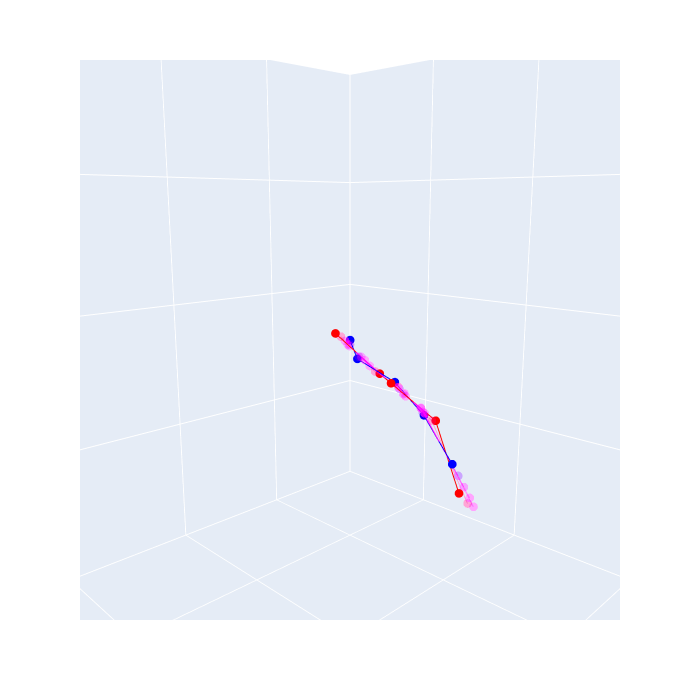
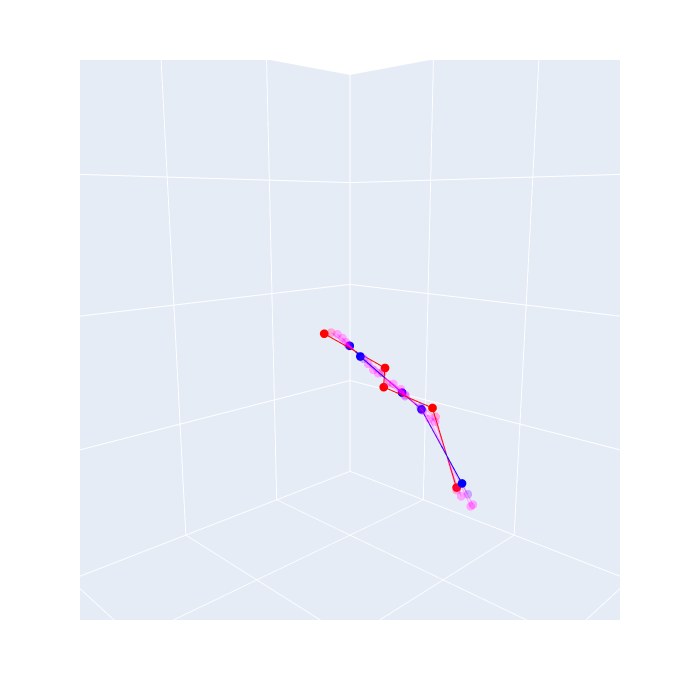
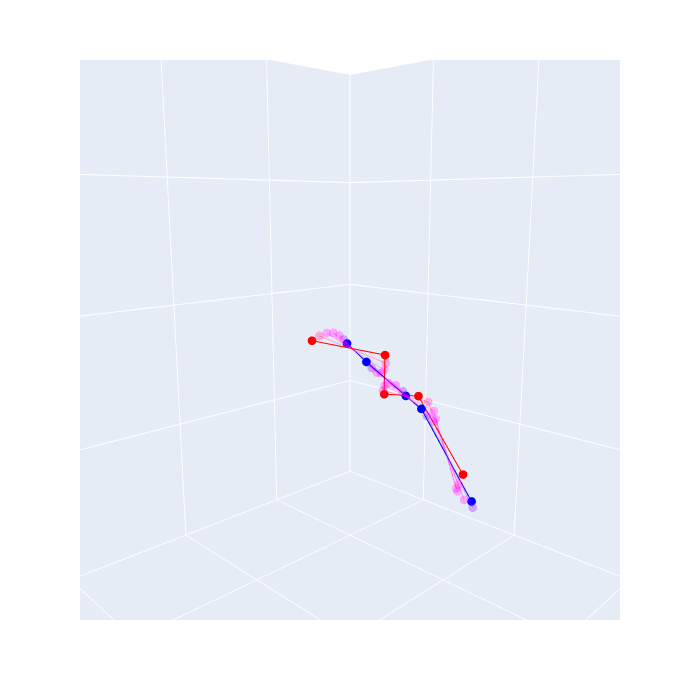
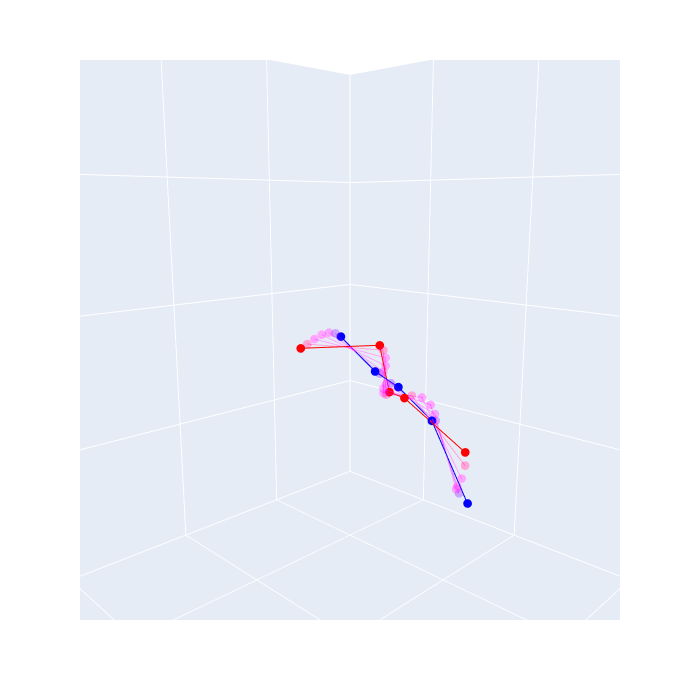

Notebook code cell kept with these figures, in order:
### Code cell
# # visualisation of multiple ranges from iterations

# for i in range(10):
#     # i=7
#     print(i)
#     indeces = list(range(5 * i, 5 * (i + 4), 3))
#     print(f"indeces: {indeces}, time interval {5*i*dt, indeces[-1]*dt}")
#     visualise_simulation_evolution(
#         configurations[5 * i : 5 * (i + 4) : 3],
#         count,
#         range_x=(-0.2, 2),
#         range_y=(-0.2, 2),
#         range_z=(-0.2, 0.2),
#         # color_disc_map=lambda val: f"rgba({255*val}, 0, {255*(1.-val)}, {(np.sin(np.abs(val*np.pi - np.pi/2))**3 + 0.3)/1.5 })", #val*0.7+0.3
#         color_disc_map=lambda val: f"rgba({255*val}, 0, {255*(1.-val)}, {np.piecewise(val, [val == 0. or val == 1., val != 0 and val != 1], [1, 0.3])})",
#         show_legend=False,
#     ).update_layout(
#         scene=dict(
#             xaxis=dict(range=[-2, 2], dtick=1),
#             yaxis=dict(range=[-2, 2], dtick=1),
#             zaxis=dict(range=[-2, 2], dtick=1),
#             aspectmode="manual",
#             aspectratio=dict(x=1, y=1, z=1),
#         ),
#         scene_camera=dict(eye=dict(x=0.7, y=0.7, z=0.2))).show()

### Figure 1 — Plotly figure (JSON) as saved in the notebook; plotly's stock layout.template omitted (floating-point values rounded to 4 significant figures)
{"data": [{"hovertemplate": "color=0.0<br>X=%{x}<br>Y=%{y}<br>Z=%{z}<extra></extra>", "legendgroup": "0.0", "line": {"color": "rgba(0.0, 0, 255.0, 1.0)", "dash": "solid"}, "marker": {"size": 3, "symbol": "circle"}, "mode": "lines+markers", "name": "0.0", "scene": "scene", "showlegend": true, "type": "scatter3d", "x": [0.0, 0.3254, 0.5417, 0.8339, 1.162], "y": [0.0, 0.3796, 0.8304, 1.236, 1.614], "z": [0.0, 0.0, 0.0, 0.0, 0.0]}, {"hovertemplate": "color=0.16666666666666666<br>X=%{x}<br>Y=%{y}<br>Z=%{z}<extra></extra>", "legendgroup": "0.16666666666666666", "line": {"color": "rgba(42.5, 0, 212.5, 0.3)", "dash": "solid"}, "marker": {"size": 3, "symbol": "circle"}, "mode": "lines+markers", "name": "0.16666666666666666", "scene": "scene", "showlegend": true, "type": "scatter3d", "x": [0.03, 0.3482, 0.5518, 0.8651, 1.173], "y": [0.029, 0.4128, 0.8675, 1.254, 1.645], "z": [-0.01785, 0.02014, -0.02238, 0.02437, -0.0262]}, {"hovertemplate": "color=0.3333333333333333<br>X=%{x}<br>Y=%{y}<br>Z=%{z}<extra></extra>", "legendgroup": "0.3333333333333333", "line": {"color": "rgba(85.0, 0, 170.00000000000003, 0.3)", "dash": "solid"}, "marker": {"size": 3, "symbol": "circle"}, "mode": "lines+markers", "name": "0.3333333333333333", "scene": "scene", "showlegend": true, "type": "scatter3d", "x": [0.06, 0.3657, 0.5639, 0.8923, 1.173], "y": [0.05364, 0.4464, 0.9007, 1.268, 1.668], "z": [-0.01924, 0.02811, -0.03807, 0.0476, -0.05578]}, {"hovertemplate": "color=0.5<br>X=%{x}<br>Y=%{y}<br>Z=%{z}<extra></extra>", "legendgroup": "0.5", "line": {"color": "rgba(127.5, 0, 127.5, 0.3)", "dash": "solid"}, "marker": {"size": 3, "symbol": "circle"}, "mode": "lines+markers", "name": "0.5", "scene": "scene", "showlegend": true, "type": "scatter3d", "x": [0.09, 0.3748, 0.5839, 0.92, 1.176], "y": [0.07076, 0.4811, 0.9319, 1.289, 1.694], "z": [-0.003702, 0.018, -0.0375, 0.06038, -0.08227]}, {"hovertemplate": "color=0.6666666666666666<br>X=%{x}<br>Y=%{y}<br>Z=%{z}<extra></extra>", "legendgroup": "0.6666666666666666", "line": {"color": "rgba(170.0, 0, 85.00000000000001, 0.3)", "dash": "solid"}, "marker": {"size": 3, "symbol": "circle"}, "mode": "lines+markers", "name": "0.6666666666666666", "scene": "scene", "showlegend": true, "type": "scatter3d", "x": [0.12, 0.3691, 0.6115, 0.9373, 1.198], "y": [0.07817, 0.5105, 0.9478, 1.321, 1.723], "z": [0.02335, -0.008379, -0.01559, 0.05076, -0.09495]}, {"hovertemplate": "color=0.8333333333333333<br>X=%{x}<br>Y=%{y}<br>Z=%{z}<extra></extra>", "legendgroup": "0.8333333333333333", "line": {"color": "rgba(212.49999999999997, 0, 42.50000000000002, 0.3)", "dash": "solid"}, "marker": {"size": 3, "symbol": "circle"}, "mode": "lines+markers", "name": "0.8333333333333333", "scene": "scene", "showlegend": true, "type": "scatter3d", "x": [0.15, 0.3458, 0.6336, 0.9193, 1.229], "y": [0.07492, 0.5259, 0.9313, 1.342, 1.722], "z": [0.05246, -0.03865, 0.0141, 0.02233, -0.07384]}, {"hovertemplate": "color=1.0<br>X=%{x}<br>Y=%{y}<br>Z=%{z}<extra></extra>", "legendgroup": "1.0", "line": {"color": "rgba(255.0, 0, 0.0, 1.0)", "dash": "solid"}, "marker": {"size": 3, "symbol": "circle"}, "mode": "lines+markers", "name": "1.0", "scene": "scene", "showlegend": true, "type": "scatter3d", "x": [0.18, 0.311, 0.6396, 0.8826, 1.226], "y": [0.06142, 0.5261, 0.894, 1.331, 1.688], "z": [0.07347, -0.05642, 0.02547, 0.0115, -0.05344]}], "layout": {"height": 700, "legend": {"title": {"text": "color"}, "tracegroupgap": 0}, "margin": {"t": 60}, "scene": {"aspectmode": "manual", "aspectratio": {"x": 1, "y": 1, "z": 1}, "camera": {"eye": {"x": 0.7, "y": 0.7, "z": 0.2}}, "domain": {"x": [0, 1], "y": [0, 1]}, "xaxis": {"dtick": 1, "range": [-2, 2], "showgrid": true, "title": {"text": "X"}, "zeroline": true}, "yaxis": {"dtick": 1, "range": [-2, 2], "showgrid": true, "title": {"text": "Y"}, "zeroline": true}, "zaxis": {"dtick": 1, "range": [-2, 2], "showgrid": true, "title": {"text": "Z"}, "zeroline": true}}, "showlegend": false, "width": 700}}

### Figure 2 — Plotly figure (JSON) as saved in the notebook; plotly's stock layout.template omitted (floating-point values rounded to 4 significant figures)
{"data": [{"hovertemplate": "color=0.0<br>X=%{x}<br>Y=%{y}<br>Z=%{z}<extra></extra>", "legendgroup": "0.0", "line": {"color": "rgba(0.0, 0, 255.0, 1.0)", "dash": "solid"}, "marker": {"size": 3, "symbol": "circle"}, "mode": "lines+markers", "name": "0.0", "scene": "scene", "showlegend": true, "type": "scatter3d", "x": [0.05, 0.3606, 0.5592, 0.8832, 1.173], "y": [0.04612, 0.435, 0.8897, 1.263, 1.661], "z": [-0.02077, 0.02729, -0.03422, 0.04059, -0.04611]}, {"hovertemplate": "color=0.16666666666666666<br>X=%{x}<br>Y=%{y}<br>Z=%{z}<extra></extra>", "legendgroup": "0.16666666666666666", "line": {"color": "rgba(42.5, 0, 212.5, 0.3)", "dash": "solid"}, "marker": {"size": 3, "symbol": "circle"}, "mode": "lines+markers", "name": "0.16666666666666666", "scene": "scene", "showlegend": true, "type": "scatter3d", "x": [0.08, 0.3731, 0.5762, 0.9109, 1.174], "y": [0.06605, 0.4697, 0.9222, 1.28, 1.685], "z": [-0.01054, 0.02348, -0.04001, 0.05793, -0.07406]}, {"hovertemplate": "color=0.3333333333333333<br>X=%{x}<br>Y=%{y}<br>Z=%{z}<extra></extra>", "legendgroup": "0.3333333333333333", "line": {"color": "rgba(85.0, 0, 170.00000000000003, 0.3)", "dash": "solid"}, "marker": {"size": 3, "symbol": "circle"}, "mode": "lines+markers", "name": "0.3333333333333333", "scene": "scene", "showlegend": true, "type": "scatter3d", "x": [0.11, 0.373, 0.602, 0.9345, 1.188], "y": [0.07687, 0.5019, 0.9456, 1.31, 1.714], "z": [0.01359, 0.001662, -0.02498, 0.05711, -0.09381]}, {"hovertemplate": "color=0.5<br>X=%{x}<br>Y=%{y}<br>Z=%{z}<extra></extra>", "legendgroup": "0.5", "line": {"color": "rgba(127.5, 0, 127.5, 0.3)", "dash": "solid"}, "marker": {"size": 3, "symbol": "circle"}, "mode": "lines+markers", "name": "0.5", "scene": "scene", "showlegend": true, "type": "scatter3d", "x": [0.14, 0.3554, 0.6279, 0.9294, 1.22], "y": [0.07719, 0.5226, 0.9404, 1.338, 1.728], "z": [0.04318, -0.02921, 0.005137, 0.03168, -0.08393]}, {"hovertemplate": "color=0.6666666666666666<br>X=%{x}<br>Y=%{y}<br>Z=%{z}<extra></extra>", "legendgroup": "0.6666666666666666", "line": {"color": "rgba(170.0, 0, 85.00000000000001, 0.3)", "dash": "solid"}, "marker": {"size": 3, "symbol": "circle"}, "mode": "lines+markers", "name": "0.6666666666666666", "scene": "scene", "showlegend": true, "type": "scatter3d", "x": [0.17, 0.3233, 0.6393, 0.8944, 1.231], "y": [0.06698, 0.5274, 0.9071, 1.337, 1.7], "z": [0.06791, -0.05265, 0.02461, 0.01179, -0.05714]}, {"hovertemplate": "color=0.8333333333333333<br>X=%{x}<br>Y=%{y}<br>Z=%{z}<extra></extra>", "legendgroup": "0.8333333333333333", "line": {"color": "rgba(212.49999999999997, 0, 42.50000000000002, 0.3)", "dash": "solid"}, "marker": {"size": 3, "symbol": "circle"}, "mode": "lines+markers", "name": "0.8333333333333333", "scene": "scene", "showlegend": true, "type": "scatter3d", "x": [0.2, 0.2862, 0.6368, 0.8634, 1.21], "y": [0.04753, 0.521, 0.8693, 1.315, 1.668], "z": [0.07913, -0.05668, 0.01899, 0.01906, -0.05428]}, {"hovertemplate": "color=1.0<br>X=%{x}<br>Y=%{y}<br>Z=%{z}<extra></extra>", "legendgroup": "1.0", "line": {"color": "rgba(255.0, 0, 0.0, 1.0)", "dash": "solid"}, "marker": {"size": 3, "symbol": "circle"}, "mode": "lines+markers", "name": "1.0", "scene": "scene", "showlegend": true, "type": "scatter3d", "x": [0.23, 0.251, 0.6253, 0.8443, 1.176], "y": [0.02136, 0.508, 0.8379, 1.285, 1.643], "z": [0.07293, -0.0398, -0.006196, 0.04223, -0.06447]}], "layout": {"height": 700, "legend": {"title": {"text": "color"}, "tracegroupgap": 0}, "margin": {"t": 60}, "scene": {"aspectmode": "manual", "aspectratio": {"x": 1, "y": 1, "z": 1}, "camera": {"eye": {"x": 0.7, "y": 0.7, "z": 0.2}}, "domain": {"x": [0, 1], "y": [0, 1]}, "xaxis": {"dtick": 1, "range": [-2, 2], "showgrid": true, "title": {"text": "X"}, "zeroline": true}, "yaxis": {"dtick": 1, "range": [-2, 2], "showgrid": true, "title": {"text": "Y"}, "zeroline": true}, "zaxis": {"dtick": 1, "range": [-2, 2], "showgrid": true, "title": {"text": "Z"}, "zeroline": true}}, "showlegend": false, "width": 700}}

### Figure 3 — Plotly figure (JSON) as saved in the notebook; plotly's stock layout.template omitted (floating-point values rounded to 4 significant figures)
{"data": [{"hovertemplate": "color=0.0<br>X=%{x}<br>Y=%{y}<br>Z=%{z}<extra></extra>", "legendgroup": "0.0", "line": {"color": "rgba(0.0, 0, 255.0, 1.0)", "dash": "solid"}, "marker": {"size": 3, "symbol": "circle"}, "mode": "lines+markers", "name": "0.0", "scene": "scene", "showlegend": true, "type": "scatter3d", "x": [0.1, 0.3749, 0.5927, 0.9283, 1.181], "y": [0.07439, 0.492, 0.94, 1.299, 1.704], "z": [0.004449, 0.01062, -0.03245, 0.06028, -0.08917]}, {"hovertemplate": "color=0.16666666666666666<br>X=%{x}<br>Y=%{y}<br>Z=%{z}<extra></extra>", "legendgroup": "0.16666666666666666", "line": {"color": "rgba(42.5, 0, 212.5, 0.3)", "dash": "solid"}, "marker": {"size": 3, "symbol": "circle"}, "mode": "lines+markers", "name": "0.16666666666666666", "scene": "scene", "showlegend": true, "type": "scatter3d", "x": [0.13, 0.3632, 0.6203, 0.9357, 1.209], "y": [0.07828, 0.5175, 0.9461, 1.331, 1.728], "z": [0.03335, -0.0189, -0.005161, 0.0418, -0.0916]}, {"hovertemplate": "color=0.3333333333333333<br>X=%{x}<br>Y=%{y}<br>Z=%{z}<extra></extra>", "legendgroup": "0.3333333333333333", "line": {"color": "rgba(85.0, 0, 170.00000000000003, 0.3)", "dash": "solid"}, "marker": {"size": 3, "symbol": "circle"}, "mode": "lines+markers", "name": "0.3333333333333333", "scene": "scene", "showlegend": true, "type": "scatter3d", "x": [0.16, 0.335, 0.6374, 0.907, 1.232], "y": [0.0715, 0.5274, 0.9199, 1.341, 1.712], "z": [0.06082, -0.04662, 0.02078, 0.01541, -0.06418]}, {"hovertemplate": "color=0.5<br>X=%{x}<br>Y=%{y}<br>Z=%{z}<extra></extra>", "legendgroup": "0.5", "line": {"color": "rgba(127.5, 0, 127.5, 0.3)", "dash": "solid"}, "marker": {"size": 3, "symbol": "circle"}, "mode": "lines+markers", "name": "0.5", "scene": "scene", "showlegend": true, "type": "scatter3d", "x": [0.19, 0.2986, 0.6387, 0.8723, 1.219], "y": [0.05491, 0.5239, 0.8813, 1.323, 1.678], "z": [0.07726, -0.05778, 0.0235, 0.01412, -0.05273]}, {"hovertemplate": "color=0.6666666666666666<br>X=%{x}<br>Y=%{y}<br>Z=%{z}<extra></extra>", "legendgroup": "0.6666666666666666", "line": {"color": "rgba(170.0, 0, 85.00000000000001, 0.3)", "dash": "solid"}, "marker": {"size": 3, "symbol": "circle"}, "mode": "lines+markers", "name": "0.6666666666666666", "scene": "scene", "showlegend": true, "type": "scatter3d", "x": [0.22, 0.2623, 0.6303, 0.8496, 1.189], "y": [0.03064, 0.5131, 0.8476, 1.296, 1.651], "z": [0.07692, -0.04749, 0.003757, 0.03368, -0.06095]}, {"hovertemplate": "color=0.8333333333333333<br>X=%{x}<br>Y=%{y}<br>Z=%{z}<extra></extra>", "legendgroup": "0.8333333333333333", "line": {"color": "rgba(212.49999999999997, 0, 42.50000000000002, 0.3)", "dash": "solid"}, "marker": {"size": 3, "symbol": "circle"}, "mode": "lines+markers", "name": "0.8333333333333333", "scene": "scene", "showlegend": true, "type": "scatter3d", "x": [0.25, 0.2303, 0.6103, 0.8367, 1.146], "y": [0.001796, 0.495, 0.8199, 1.257, 1.629], "z": [0.05994, -0.01981, -0.02838, 0.05842, -0.0677]}, {"hovertemplate": "color=1.0<br>X=%{x}<br>Y=%{y}<br>Z=%{z}<extra></extra>", "legendgroup": "1.0", "line": {"color": "rgba(255.0, 0, 0.0, 1.0)", "dash": "solid"}, "marker": {"size": 3, "symbol": "circle"}, "mode": "lines+markers", "name": "1.0", "scene": "scene", "showlegend": true, "type": "scatter3d", "x": [0.28, 0.205, 0.574, 0.8311, 1.097], "y": [-0.02792, 0.4661, 0.7956, 1.205, 1.61], "z": [0.03223, 0.01484, -0.05789, 0.06955, -0.05482]}], "layout": {"height": 700, "legend": {"title": {"text": "color"}, "tracegroupgap": 0}, "margin": {"t": 60}, "scene": {"aspectmode": "manual", "aspectratio": {"x": 1, "y": 1, "z": 1}, "camera": {"eye": {"x": 0.7, "y": 0.7, "z": 0.2}}, "domain": {"x": [0, 1], "y": [0, 1]}, "xaxis": {"dtick": 1, "range": [-2, 2], "showgrid": true, "title": {"text": "X"}, "zeroline": true}, "yaxis": {"dtick": 1, "range": [-2, 2], "showgrid": true, "title": {"text": "Y"}, "zeroline": true}, "zaxis": {"dtick": 1, "range": [-2, 2], "showgrid": true, "title": {"text": "Z"}, "zeroline": true}}, "showlegend": false, "width": 700}}

### Figure 4 — Plotly figure (JSON) as saved in the notebook; plotly's stock layout.template omitted (floating-point values rounded to 4 significant figures)
{"data": [{"hovertemplate": "color=0.0<br>X=%{x}<br>Y=%{y}<br>Z=%{z}<extra></extra>", "legendgroup": "0.0", "line": {"color": "rgba(0.0, 0, 255.0, 1.0)", "dash": "solid"}, "marker": {"size": 3, "symbol": "circle"}, "mode": "lines+markers", "name": "0.0", "scene": "scene", "showlegend": true, "type": "scatter3d", "x": [0.15, 0.3458, 0.6336, 0.9193, 1.229], "y": [0.07492, 0.5259, 0.9313, 1.342, 1.722], "z": [0.05246, -0.03865, 0.0141, 0.02233, -0.07384]}, {"hovertemplate": "color=0.16666666666666666<br>X=%{x}<br>Y=%{y}<br>Z=%{z}<extra></extra>", "legendgroup": "0.16666666666666666", "line": {"color": "rgba(42.5, 0, 212.5, 0.3)", "dash": "solid"}, "marker": {"size": 3, "symbol": "circle"}, "mode": "lines+markers", "name": "0.16666666666666666", "scene": "scene", "showlegend": true, "type": "scatter3d", "x": [0.18, 0.311, 0.6396, 0.8826, 1.226], "y": [0.06142, 0.5261, 0.894, 1.331, 1.688], "z": [0.07347, -0.05642, 0.02547, 0.0115, -0.05344]}, {"hovertemplate": "color=0.3333333333333333<br>X=%{x}<br>Y=%{y}<br>Z=%{z}<extra></extra>", "legendgroup": "0.3333333333333333", "line": {"color": "rgba(85.0, 0, 170.00000000000003, 0.3)", "dash": "solid"}, "marker": {"size": 3, "symbol": "circle"}, "mode": "lines+markers", "name": "0.3333333333333333", "scene": "scene", "showlegend": true, "type": "scatter3d", "x": [0.21, 0.274, 0.6341, 0.8559, 1.2], "y": [0.0394, 0.5173, 0.8581, 1.306, 1.659], "z": [0.07902, -0.05319, 0.01228, 0.02576, -0.05728]}, {"hovertemplate": "color=0.5<br>X=%{x}<br>Y=%{y}<br>Z=%{z}<extra></extra>", "legendgroup": "0.5", "line": {"color": "rgba(127.5, 0, 127.5, 0.3)", "dash": "solid"}, "marker": {"size": 3, "symbol": "circle"}, "mode": "lines+markers", "name": "0.5", "scene": "scene", "showlegend": true, "type": "scatter3d", "x": [0.24, 0.2403, 0.6187, 0.84, 1.162], "y": [0.0117, 0.5021, 0.8287, 1.272, 1.636], "z": [0.06719, -0.03044, -0.0171, 0.05074, -0.06699]}, {"hovertemplate": "color=0.6666666666666666<br>X=%{x}<br>Y=%{y}<br>Z=%{z}<extra></extra>", "legendgroup": "0.6666666666666666", "line": {"color": "rgba(170.0, 0, 85.00000000000001, 0.3)", "dash": "solid"}, "marker": {"size": 3, "symbol": "circle"}, "mode": "lines+markers", "name": "0.6666666666666666", "scene": "scene", "showlegend": true, "type": "scatter3d", "x": [0.27, 0.2126, 0.5878, 0.8324, 1.113], "y": [-0.01815, 0.477, 0.8033, 1.223, 1.616], "z": [0.0421, 0.003355, -0.04941, 0.06832, -0.06165]}, {"hovertemplate": "color=0.8333333333333333<br>X=%{x}<br>Y=%{y}<br>Z=%{z}<extra></extra>", "legendgroup": "0.8333333333333333", "line": {"color": "rgba(212.49999999999997, 0, 42.50000000000002, 0.3)", "dash": "solid"}, "marker": {"size": 3, "symbol": "circle"}, "mode": "lines+markers", "name": "0.8333333333333333", "scene": "scene", "showlegend": true, "type": "scatter3d", "x": [0.3, 0.1923, 0.5439, 0.829, 1.069], "y": [-0.04632, 0.4414, 0.7814, 1.17, 1.597], "z": [0.01253, 0.03515, -0.06866, 0.06448, -0.03582]}, {"hovertemplate": "color=1.0<br>X=%{x}<br>Y=%{y}<br>Z=%{z}<extra></extra>", "legendgroup": "1.0", "line": {"color": "rgba(255.0, 0, 0.0, 1.0)", "dash": "solid"}, "marker": {"size": 3, "symbol": "circle"}, "mode": "lines+markers", "name": "1.0", "scene": "scene", "showlegend": true, "type": "scatter3d", "x": [0.33, 0.1779, 0.5019, 0.8241, 1.04], "y": [-0.06918, 0.4026, 0.7631, 1.128, 1.577], "z": [-0.01121, 0.05399, -0.06898, 0.04445, -0.003633]}], "layout": {"height": 700, "legend": {"title": {"text": "color"}, "tracegroupgap": 0}, "margin": {"t": 60}, "scene": {"aspectmode": "manual", "aspectratio": {"x": 1, "y": 1, "z": 1}, "camera": {"eye": {"x": 0.7, "y": 0.7, "z": 0.2}}, "domain": {"x": [0, 1], "y": [0, 1]}, "xaxis": {"dtick": 1, "range": [-2, 2], "showgrid": true, "title": {"text": "X"}, "zeroline": true}, "yaxis": {"dtick": 1, "range": [-2, 2], "showgrid": true, "title": {"text": "Y"}, "zeroline": true}, "zaxis": {"dtick": 1, "range": [-2, 2], "showgrid": true, "title": {"text": "Z"}, "zeroline": true}}, "showlegend": false, "width": 700}}
